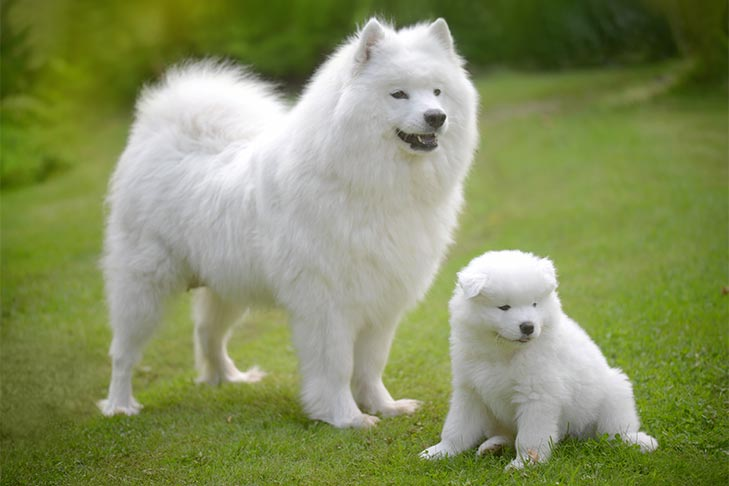
#> input picture images/dog.jpg, 729 x 486 px
$ python ppt.py
#> lines starting #> are read from the running program, lines starting #| are printed output that depends on the picture; after the words box and inside, x2 and y2 are one past the last pixel; in counts of white or black regions, pixels touching at a corner belong together
#import opencv2/text/erfilter.hpp
import cv2
import numpy as np

pathname = 'E:/L4 Sem 1/Project/OpenCV/OpenCVExCode/images'
mser = cv2.MSER_create()


im = cv2.imread('images/dog.jpg')
#> im is the input picture: shape (486, 729, 3); mean B, G, R 95.4, 143.7, 133.7
image = cv2.resize(im, (500,500))
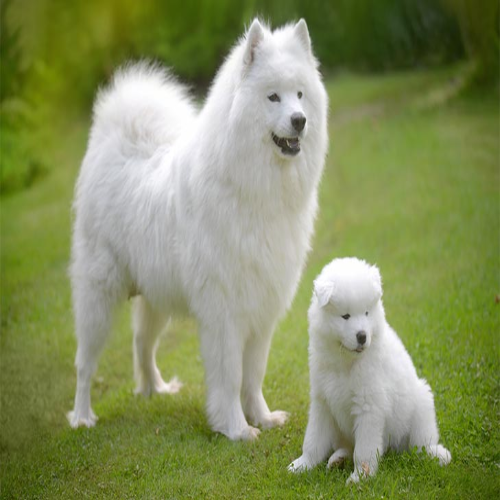
#> image: shape (500, 500, 3); mean B, G, R 95.3, 143.6, 133.6
gray = cv2.cvtColor(image, cv2.COLOR_BGR2GRAY)
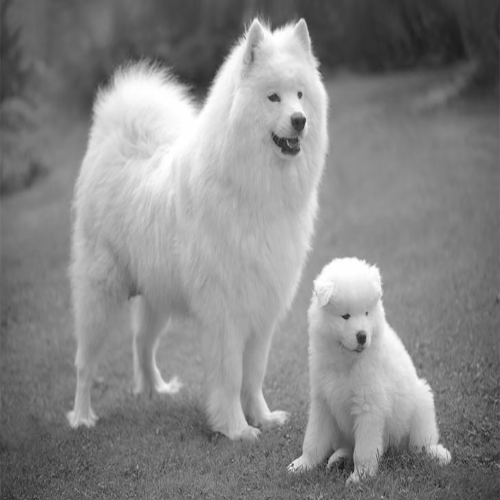
#> gray: shape (500, 500); min 18, max 255, mean 135.1
vis = image.copy()
regions, _ = mser.detectRegions(gray)
#> regions = 67 items

hulls = [cv2.convexHull(p.reshape(-1, 1, 2)) for p in regions]
#> hulls = 67 contours; largest, box (x1, y1, x2, y2) and area: (307, 257, 451, 460) 16872, (307, 257, 451, 460) 16098, (308, 257, 451, 459) 13934, (308, 257, 450, 458) 13862, (313, 258, 382, 303) 2318
cv2.polylines(vis, hulls, 1, (0, 255, 0))
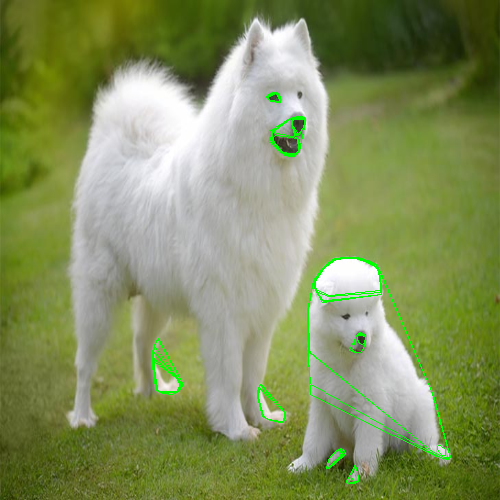
#> vis: shape (500, 500, 3); 1.16% of pixels changed, all inside (x1, y1, x2, y2) = (152, 92, 451, 484)


cv2.imshow('img', vis)

cv2.waitKey(0)

mask = np.zeros((image.shape[0], image.shape[1], 1), dtype=np.uint8)

for contour in hulls:

    cv2.drawContours(mask, [contour], -1, (255, 255, 255), -1)
#> this loop made 67 passes
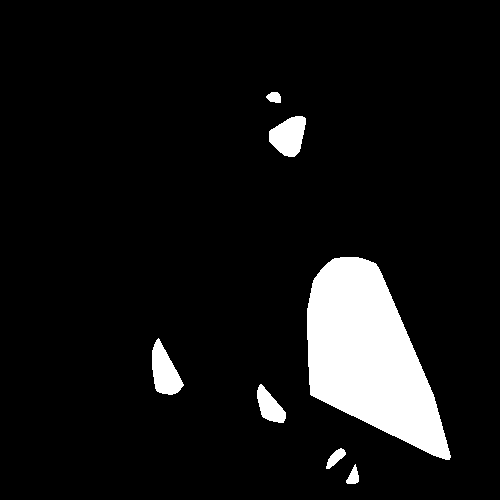
#> mask: shape (500, 500, 1); 8.2% white; 7 white regions, largest, box (x1, y1, x2, y2) and area: (307, 257, 451, 460) 17132, (152, 338, 184, 395) 1080, (269, 116, 306, 157) 1068

text_only = cv2.bitwise_and(image, image, mask=mask)
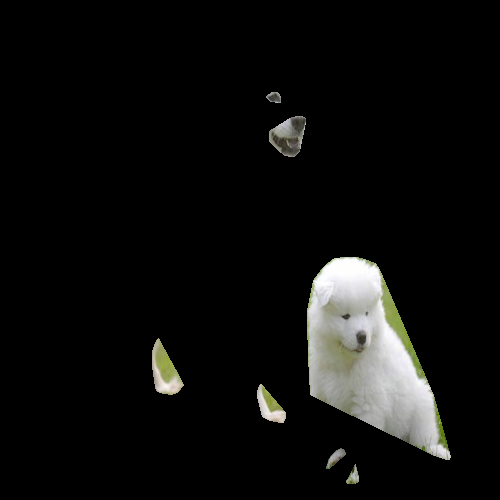
#> text_only: shape (500, 500, 3); mean B, G, R 13.4, 14.5, 14.4
cv2.imshow("text only", text_only)
cv2.waitKey(0)

$ run again, with images/ad_d1.jpg copied over images/dog.jpg
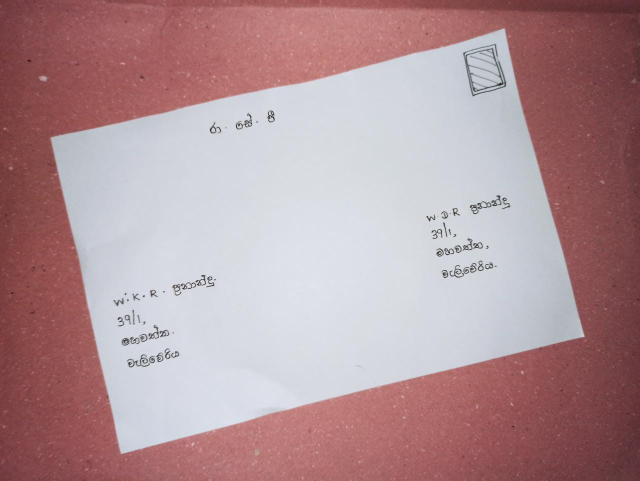
#> input picture images/ad_d1.jpg, 1280 x 961 px (shown at 1/2 size)
#> im is the input picture: shape (961, 1280, 3); mean B, G, R 152.2, 147.6, 177.6
#> `gray = cv2.cvtColor(image, cv2.COLOR_BGR2GRAY)`:
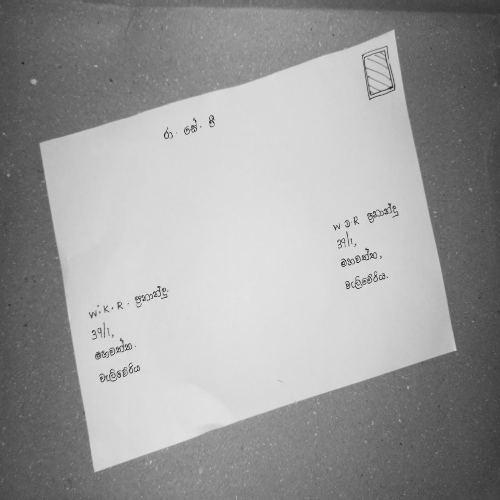
#> gray: shape (500, 500); min 33, max 234, mean 157
#> regions = 38 items
#> hulls = 38 contours; largest, box (x1, y1, x2, y2) and area: (361, 46, 396, 101) 1304, (361, 46, 396, 101) 1302, (362, 50, 396, 100) 1178, (362, 50, 396, 100) 1168, (363, 50, 395, 100) 1128
#> vis: shape (500, 500, 3); mean B, G, R 151.4, 147.8, 176.8
#> the loop `for contour in hulls: ` made 38 passes
#> after the loop `for contour in hulls:`:
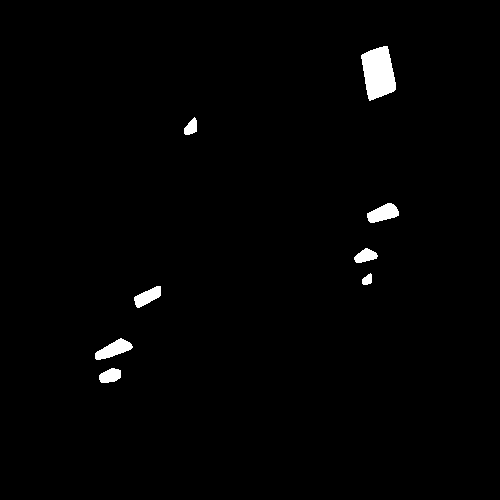
#> mask: shape (500, 500, 1); 1.3% white; 8 white regions, largest, box (x1, y1, x2, y2) and area: (361, 46, 396, 101) 1377, (95, 338, 133, 360) 435, (367, 203, 399, 223) 411
